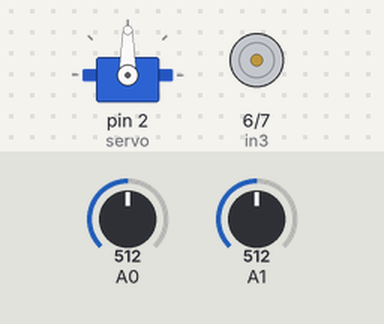
Bench run of a sketch on a simulated Arduino Uno, built with avr-gcc and run on an emulated ATmega328P. Shown: servo, motor-driver pin pairs drawn as motors (green arrow = first pin HIGH = forward, orange = second pin HIGH = backward, longer = more drive, scaled by the enable pin). The inputs (shaded band) are chosen by the test bench; at power-on: A1 = 512, A0 = 512.

Above: at 1.2 s.
1.3 s: A1 set to 560
At 2.3 s:
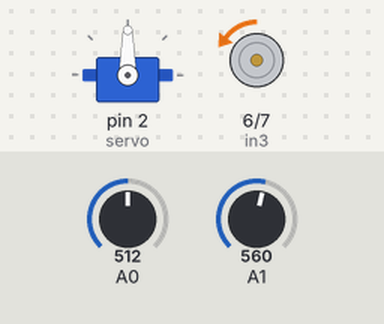
2.8 s: A0 set to 716
At 3.4 s:
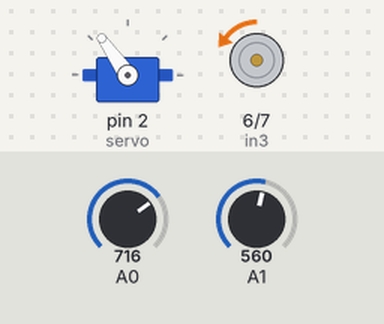
4.3 s: A1 set to 540
At 5.5 s:
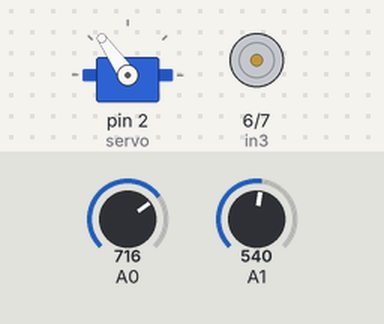
5.8 s: A0 set to 540
At 6.9 s:
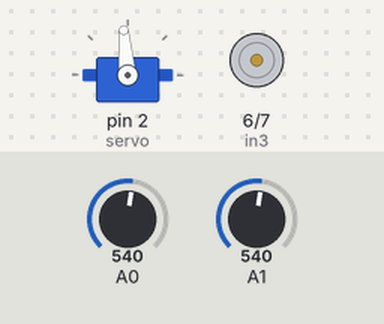
7.3 s: A1 set to 460
At 8.0 s:
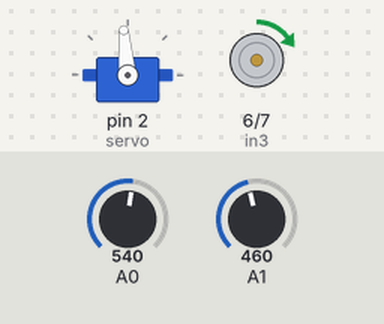
8.8 s: A0 set to 306
At 9.2 s:
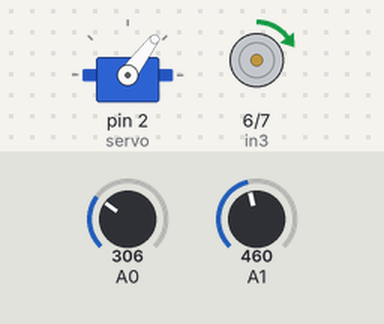
Timing chart, 0 to 11.3 s (numbered marks = the images above; inputs shaded):
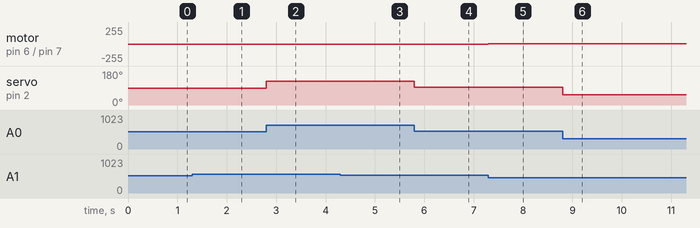

The sketch:

x_y_controlling_motor.ino
```cpp
#include<Servo.h>
Servo servo;


#define enB 10
#define in3 6
#define in4 7


int motorSpeedB = 0;

void setup() {

  pinMode(enB, OUTPUT);

  pinMode(in3, OUTPUT);
  pinMode(in4, OUTPUT);
  servo.attach(2);
}

void loop() {
  int xAxis = analogRead(A0); // Read Joysticks X-axis
  int yAxis = analogRead(A1); // Read Joysticks Y-axis
  int angle =map(xAxis,0,1023,0,180);
  servo.write(angle);
  // Y-axis used for forward and backward control
  if (yAxis < 470) {

    // Set Motor B backward
    digitalWrite(in3, HIGH);
    digitalWrite(in4, LOW);
    // Convert the declining Y-axis readings for going backward from 470 to 0 into 0 to 255 value for the PWM signal for increasing the motor speed

    motorSpeedB = map(yAxis, 470, 0, 0, 255);
  }
  else if (yAxis > 550) {

    // Set Motor B forward
    digitalWrite(in3, LOW);
    digitalWrite(in4, HIGH);
    // Convert the increasing Y-axis readings for going forward from 550 to 1023 into 0 to 255 value for the PWM signal for increasing the motor speed

    motorSpeedB = map(yAxis, 550, 1023, 0, 255);
  }
  // If joystick stays in middle the motors are not moving
  else {

    motorSpeedB = 0;
  }


  analogWrite(enB, motorSpeedB); // Send PWM signal to motor B
}
```

Measured:
- after the input at 1.3 s, motor on pin 6 (in3) / pin 7 (in4): stopped → backward 5/255 at once
- after the input at 2.8 s, servo on pin 2 (servo): 90° → 125° at once
- after the input at 4.3 s, motor on pin 6 (in3) / pin 7 (in4): backward 5/255 → stopped at once
- after the input at 5.8 s, servo on pin 2 (servo): 125° → 95° at once
- after the input at 7.3 s, motor on pin 6 (in3) / pin 7 (in4): stopped → forward 5/255 at once
- after the input at 8.8 s, servo on pin 2 (servo): 95° → 53° at once
